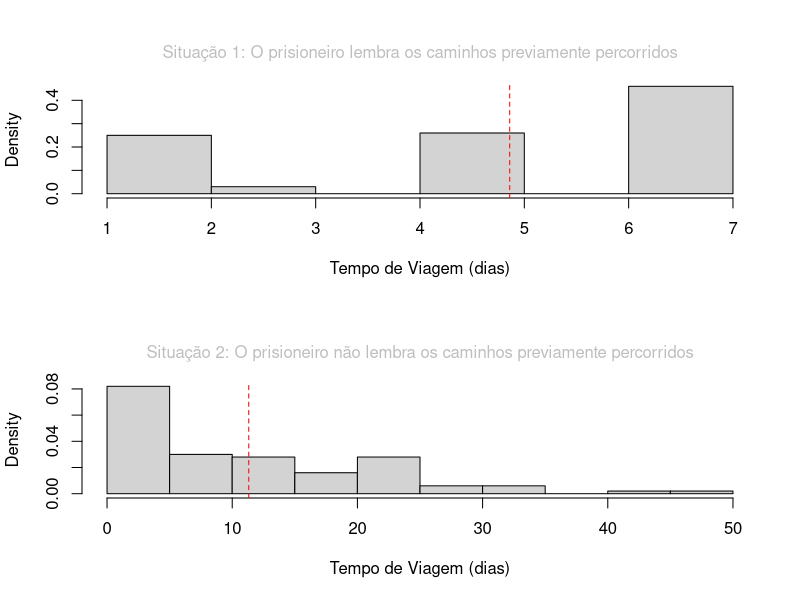
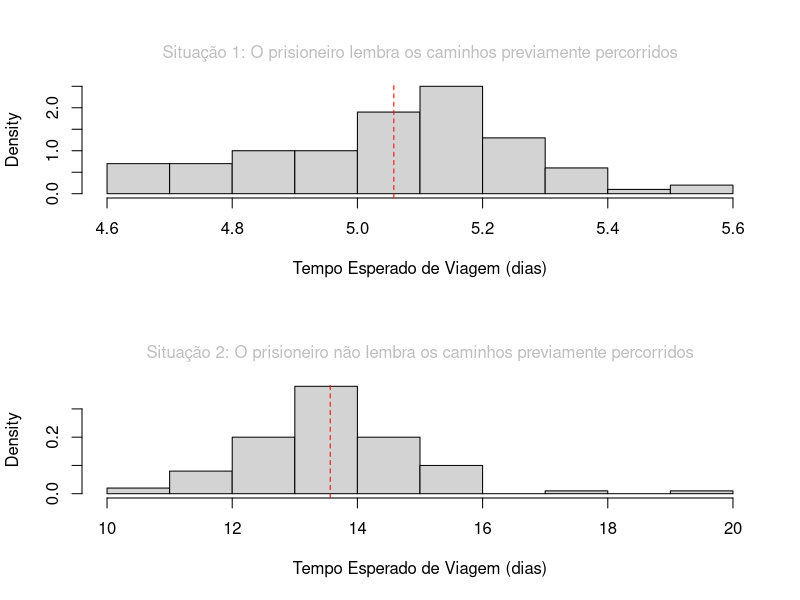

Recreate these plots in R, in order.
## ---- chunk 1
T_medio=0.3*0.5*7/0.7+0.3*0.2*3/0.7+0.5*0.3*7/0.5+0.5*0.2*5/0.5+0.2*1

T_medio
## ---- chunk 2
#| warning: false
#| 
# carrega pacotes
library(tidyverse)
## ---- chunk 3
# Limpa área de trabalho
rm(list = ls())

# Situação 1:
# o prisioneiro lembra os caminho previamente percorridos 
fuga_lembra <- function(p_portas, t_viagem){
  # Argumentos: 
  # p_portas: vetor com as probabilidades de escolher cada uma das portas
  # t_viagem: vetor com os tempos de viagem para cada porta
  
  # Saida:
  # Tempo de viagem para o caminho percorrido
  resposta <- c()
  
  resample <- function(x, ...) x[sample.int(length(x), ...)]
  ##    |-> função para sortear uma das portas possíveis 
  ##        ver help(sample) => Run Examples
  
  NPortas       <- length(p_portas)
  escolhe_porta <- 0
  tempo_viagem  <- 0
  caminho       <- 0

  while(escolhe_porta != 3){
    resta_porta   <- setdiff(1:NPortas, unique(caminho))
    escolhe_porta <- resample(resta_porta, size = 1, prob = p_portas[resta_porta])  
    # o correto seria atualizar as probabilidades, 
    # mas os numeradores permanecem inalterados (apenas o denominador muda)
    caminho       <- c(caminho, escolhe_porta)
    tempo_viagem  <- tempo_viagem + t_viagem[escolhe_porta]
  }
  
  resposta$tempo_viagem <- tempo_viagem
  resposta$caminho      <- caminho
  return(resposta)
}

# Situação 2:
# o prisioneiro esquece os caminho previamente percorridos 
fuga_esquece <- function(p_portas, t_viagem){
  # Argumentos: 
  # p_portas: vetor com as probabilidades de escolher cada uma das portas
  # t_viagem: vetor com os tempos de viagem para cada porta
  
  # Saida:
  # Tempo de viagem para o caminho percorrido
  resposta <- c()
  
  resample <- function(x, ...) x[sample.int(length(x), ...)]
  ##    |-> função para sortear uma das portas possíveis 
  
  NPortas       <- length(p_portas)
  escolhe_porta <- 0
  tempo_viagem  <- 0
  caminho       <- 0

  while(escolhe_porta != 3){
    escolhe_porta <- resample(1:NPortas, size = 1, prob = p_portas)
    caminho       <- c(caminho, escolhe_porta)
    tempo_viagem  <- tempo_viagem + t_viagem[escolhe_porta]
  }
  
  resposta$tempo_viagem <- tempo_viagem
  resposta$caminho      <- caminho
  return(resposta)  
}
## ---- chunk 4
nSim    <- 10^2              # número de fugas simuladas
PPortas <- c(0.3, 0.5, 0.2)  # probabilidade de escolher as portas
TViagem <- c(2, 4, 1)        # tempo de viagem para as portas

tempo_viagem_1 <- replicate(nSim, fuga_lembra(PPortas, TViagem)$tempo_viagem)
tempo_viagem_2 <- replicate(nSim, fuga_esquece(PPortas, TViagem)$tempo_viagem)
## ---- chunk 5
# Visualização de Resultados
par(mfrow = c(2,1),  col ="gray")
hist(tempo_viagem_1, freq = FALSE, 
     main = "",
     xlab = "Tempo de Viagem (dias)")
mtext("Situação 1: O prisioneiro lembra os caminhos previamente percorridos", 
      side = 3, line = 1)
abline(v = mean(tempo_viagem_1), col = "red", lty = "dashed")

hist(tempo_viagem_2, freq = FALSE, 
     main = "",
     xlab = "Tempo de Viagem (dias)")
mtext("Situação 2: O prisioneiro não lembra os caminhos previamente percorridos", 
      side = 3, line = 1)
abline(v = mean(tempo_viagem_2), col = "red", lty = "dashed")
## ---- chunk 6
nSim <- 10^2   # número de fugas simuladas
nRep <- 10^2   # número de caminhos

# matriz com os tempos de viagem calculados para `nRep` replicações de `nSim` fugas simuladas
tempo_viagem_1_M <- replicate(nRep, replicate(nSim, fuga_lembra(PPortas, TViagem)$tempo_viagem))
  # |-> cada coluna representa uma replicação

tempo_viagem_2_M <- replicate(nRep, replicate(nSim, fuga_esquece(PPortas, TViagem)$tempo_viagem))
  # |-> cada coluna representa uma replicação

# Os tempos esperados são calculados tomando as médias de cada coluna
E_viagem_1 <- colMeans(tempo_viagem_1_M)
E_viagem_2 <- colMeans(tempo_viagem_2_M)
## ---- chunk 7
# Visualização de Resultados
par(mfrow = c(2,1),  col ="gray")
hist(E_viagem_1, freq = FALSE, 
     main = "",
     xlab = "Tempo Esperado de Viagem (dias)")
mtext("Situação 1: O prisioneiro lembra os caminhos previamente percorridos", 
      side = 3, line = 1)
abline(v = mean(E_viagem_1), col = "red", lty = "dashed")

hist(E_viagem_2, freq = FALSE, 
     main = "",
     xlab = "Tempo Esperado de Viagem (dias)")
mtext("Situação 2: O prisioneiro não lembra os caminhos previamente percorridos", 
      side = 3, line = 1)
abline(v = mean(E_viagem_2), col = "red", lty = "dashed")
